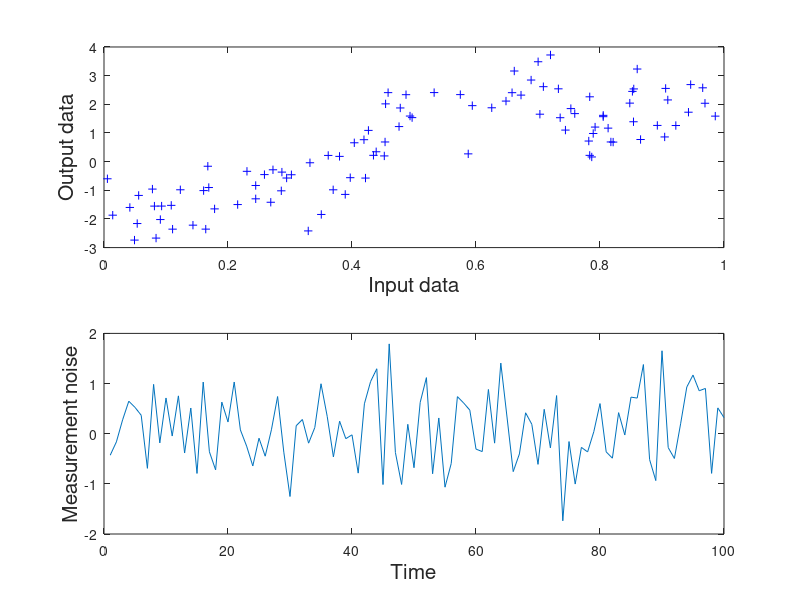

Recreate this plot in MATLAB. (Note: this script raises an error after producing the figure.)
% PURPOSE : To approximate a noisy nolinear function with RBFs, where the number
%           of parameters and parameter values are estimated via reversible jump
%           Markov Chain Monte Carlo (MCMC) simulation.
             
% AUTHOR  : Nando de Freitas - Thanks for the acknowledgement :-)
% DATE    : 21-01-99

clear;
echo off;

% INITIALISATION AND PARAMETERS:
% =============================

N = 100;                       % Number of time steps.
t = 1:1:N;                    % Time.
chainLength = 2000;           % Length of the Markov chain simulation.
burnIn = 1000;                % Burn In period.
bFunction = 'rjGaussian'      % Type of basis function.
par.doPlot = 0;               % 1 plot. 0 don't plot.
par.a = 2;                    % Hyperparameter for delta.  
par.b = 10;                   % Hyperparameter for delta.
par.e1 = 0.0001;              % Hyperparameter for nabla.    
par.e2 = 0.0001;              % Hyperparameter for nabla.   
par.v = 0;                    % Hyperparameter for sigma    
par.gamma = 0;                % Hyperparameter for sigma. 
par.kMax = 50;                % Maximum number of basis.
par.arbC = 0.25;              % Constant for birth and death moves.
par.merge = .1;               % Split-Merge parameter.
par.Lambda = .5;              % Hybrid Metropolis decision parameter.
par.sRW = .001;               % Variance of noise in the random walk.
par.walkPer = 0.1;            % Percentange of random walk interval. 

% GENERATE THE DATA:
% =================
noiseVar = 0.5;
x = 4*rand(N,1)-2;                    % Input data - uniform in [-2,2].
u = randn(N,1);
noise = sqrt(noiseVar)*u;             % Measurement noise
varianceN=var(noise)
y = x + 2*exp(-16*(x.^(2))) + 2*exp(-16*((x-.7).^(2)))   + noise;  % Output data.
x=(x+2)/4;                            % Rescaling to [0,1].
ynn = y-noise;
xv = 4*rand(N,1)-2;                    % Input data - uniform in [-2,2].
uv = randn(N,1);
noisev = sqrt(noiseVar)*uv;   
yv = xv + 2*exp(-16*(xv.^(2))) + 2*exp(-16*((xv-.7).^(2)))   + noisev;  % Output data.
xv=(xv+2)/4;               
yvnn = yv-noisev;

figure(1)
subplot(211)
plot(x,y,'b+');
ylabel('Output data','fontsize',15);
xlabel('Input data','fontsize',15);
%axis([0 1 -3 3]);
subplot(212)
plot(noise)
ylabel('Measurement noise','fontsize',15);
xlabel('Time','fontsize',15);

fprintf('\n')
fprintf('Press a key to continue')
fprintf('\n')
pause;

% PERFORM REVERSE JUMP MCMC WITH RADIAL BASIS:
% ===========================================
[k,mu,alpha,sigma,nabla,delta,yp,ypv,post] = rjnn(x,y,chainLength,N,bFunction,par,xv,yv);

% COMPUTE CENTROID, MAP AND VARIANCE ESTIMATES:
% ============================================

[l,m]=size(mu{1});
[Nv,d]=size(xv);
l=chainLength-burnIn;
muvec=zeros(l,m);
alphavec=zeros(m+d+1,l);
ypred = zeros(N,l+1);
ypredv = zeros(Nv,l+1);
for i=1:N;
  ypred(i,:) = yp(i,1,burnIn:chainLength);
end;
for i=1:Nv;
  ypredv(i,:) = ypv(i,1,burnIn:chainLength);
end;
ypred = mean(ypred');
ypredv = mean(ypredv');
fevTrain =(y-ypred')'*(y-ypred')*inv((y-mean(y)*ones(size(y)))'*(y-mean(y)*ones(size(y))))
fevTest = (yv-ypredv')'*(yv-ypredv')*inv((yv-mean(yv)*ones(size(yv)))'*(yv-mean(yv)*ones(size(yv))))

% PLOTS:
% =====
figure(1)
clf;
[xv,i]=sort(xv);
yvnn=yvnn(i);
ypredv=ypredv(i);
yv=yv(i);
[x,i]=sort(x);
ynn=ynn(i);
ypred=ypred(i);
y=y(i);
clf;
subplot(211)
plot(x,ynn,'m--',x,y,'b+',x,ypred,'r')
ylabel('Train output','fontsize',15)
xlabel('Train input','fontsize',15)
subplot(212)
plot(xv,yvnn,'m--',xv,yv,'b+',xv,ypredv,'r')
ylabel('Test output','fontsize',15)
xlabel('Test input','fontsize',15)
legend('True function','Test data','Prediction');

% COMPUTE THE MOST LIKELY MODES:
% =============================
pInt=2;
support=[1:1:4];
probk=zeros((chainLength)/pInt,length(support));
for p=pInt:pInt:chainLength,  
  [probk(p/pInt,:),kmodes]=hist(k(1:p),support);
  probk(p/pInt,:)=probk(p/pInt,:)/p;
end;
figure(2)
clf;
plot(pInt:pInt:chainLength,probk(:,1),'k--',pInt:pInt:chainLength,probk(:,2),'k:',pInt:pInt:chainLength,probk(:,3),'k',pInt:pInt:chainLength,probk(:,4),'k-.');
xlabel('Chain length','fontsize',15)
ylabel('p(k|y)','fontsize',15)
legend('1','2','3','4')
modes = probk(chainLength/2,:);

% HISTOGRAMS:
% ==========
figure(3)
clf;
subplot(321)
hist(delta(burnIn:chainLength),80)
ylabel('Regularisation parameter','fontsize',15);
subplot(322)
plot(delta)
ylabel('Regularisation parameter','fontsize',15);
subplot(323)
hist(sigma(burnIn:chainLength),80)
ylabel('Noise variance','fontsize',15);
subplot(324)
plot(sigma)
ylabel('Noise variance','fontsize',15);
subplot(325)
hist(nabla(burnIn:chainLength),80)
ylabel('Poisson parameter','fontsize',15);
subplot(326)
plot(nabla)
ylabel('Poisson parameter','fontsize',15);















